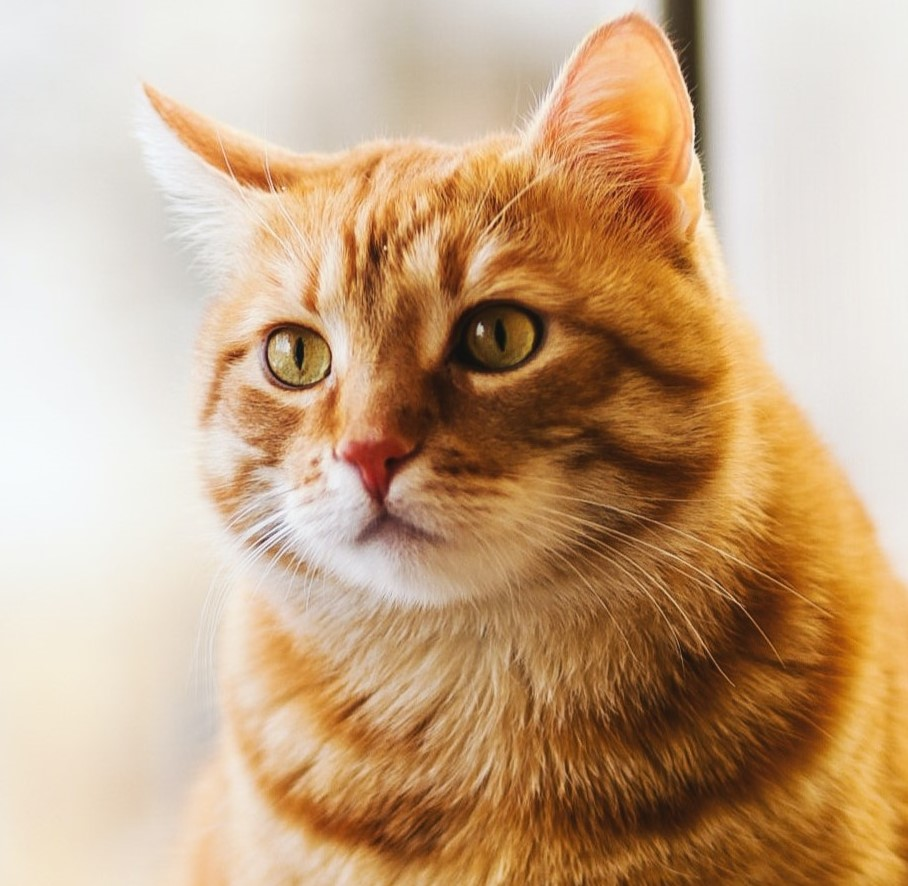
#> input picture Images/cat1.jpg, 908 x 886 px, found by its file name
$ python HistogramComputation.py
#> lines starting #> are read from the running program, lines starting #| are printed output that depends on the picture; after the words box and inside, x2 and y2 are one past the last pixel; in counts of white or black regions, pixels touching at a corner belong together
import cv2 as cv
import numpy as np
import matplotlib.pyplot as plt

my_img= cv.imread('E:\\Open CV\\Images\\cat1.jpg')
#> my_img is the input picture: shape (886, 908, 3); mean B, G, R 135.1, 167.2, 198.9
cv.imshow('Original Cat Image', my_img)


# [24 lines of commented-out code are left out]
blank = np.zeros(my_img.shape[:2], dtype='uint8') # Dimention of the mask must be same as the image
mask = cv.circle(blank.copy(), (my_img.shape[1]//2, my_img.shape[0]//2), 200, 255, -1)
cv.imshow('Mask', mask)
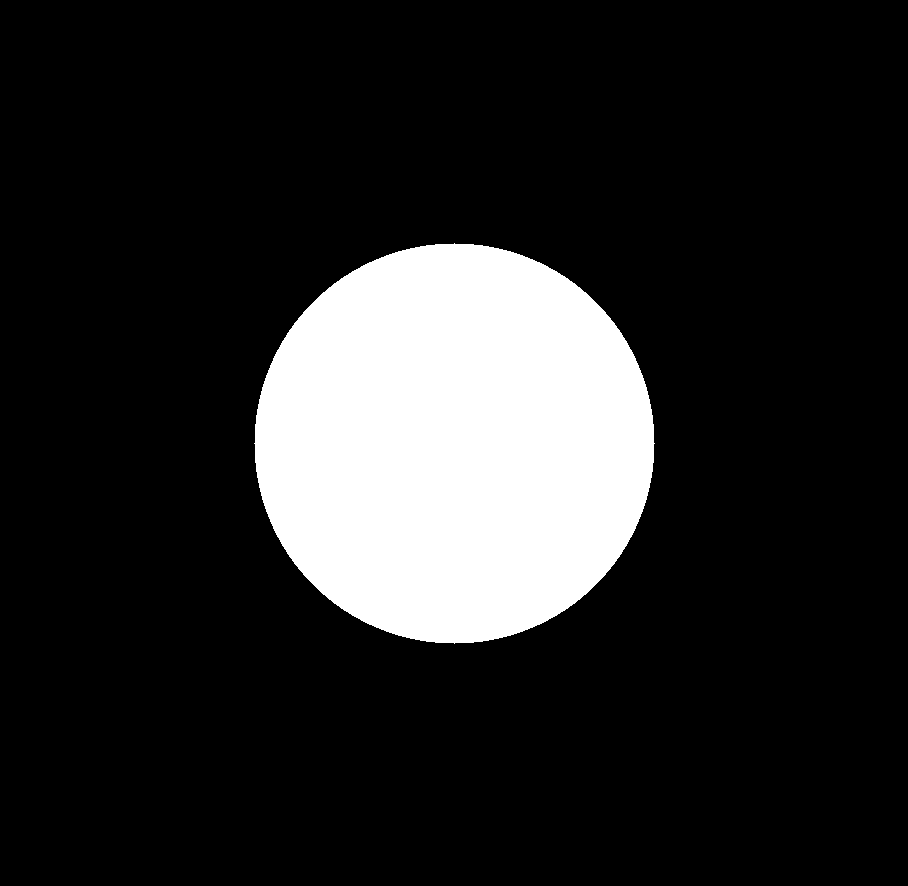
#> window 'Mask': shape (886, 908); 15.6% white; 1 white region, box (x1, y1, x2, y2) and area: (254, 243, 655, 644) 125629

masked = cv.bitwise_and(my_img, my_img, mask = mask)
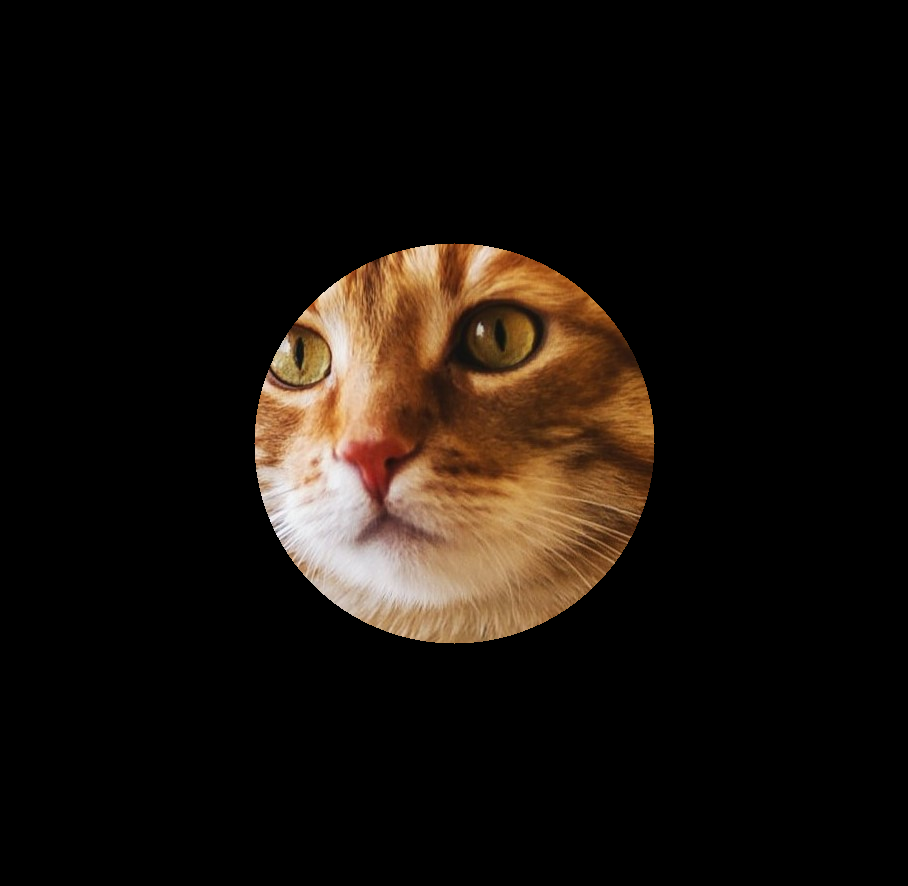
#> masked: shape (886, 908, 3); mean B, G, R 12, 17.5, 24.2
cv.imshow('Masked Image', masked)

plt.figure()
plt.title('Color Histogram')
plt.xlabel('Bins')
plt.ylabel('# of pixels')
colors = ('b', 'g', 'r')
for i, col in enumerate(colors):
    hist = cv.calcHist([my_img], [i], mask, [256], [0, 256])
    plt.plot(hist, color=col)
    plt.xlim([0, 256])
plt.show()
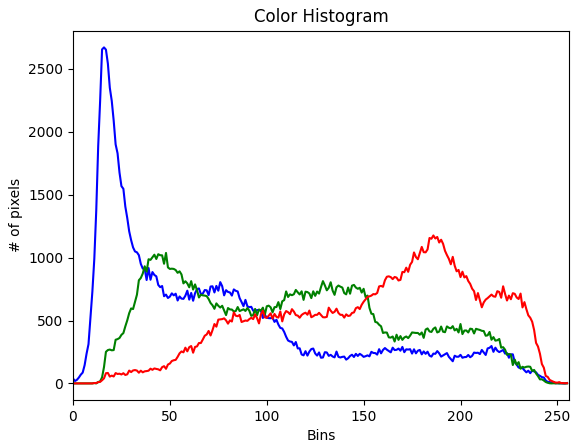
#> figure drawn by matplotlib, 1 panel; curve peaks at x = 16, y = 2671; curve peaks at x = 48, y = 1037; curve peaks at x = 186, y = 1176


cv.waitKey(0)

$ run again, with Images/cat2.jpg copied over Images/cat1.jpg
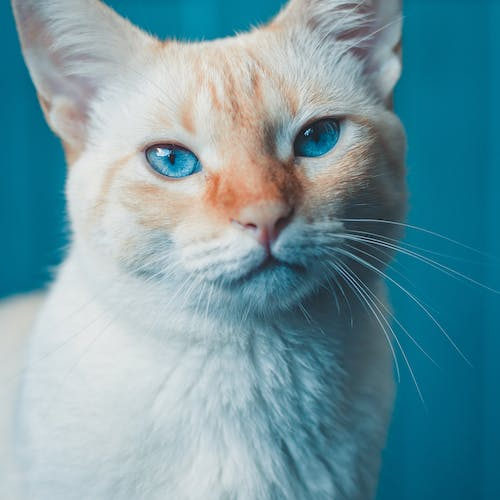
#> input picture Images/cat2.jpg, 500 x 500 px, found by its file name
#> my_img is the input picture: shape (500, 500, 3); mean B, G, R 161.8, 151.6, 112.3
#> `cv.imshow('Mask', mask)`:
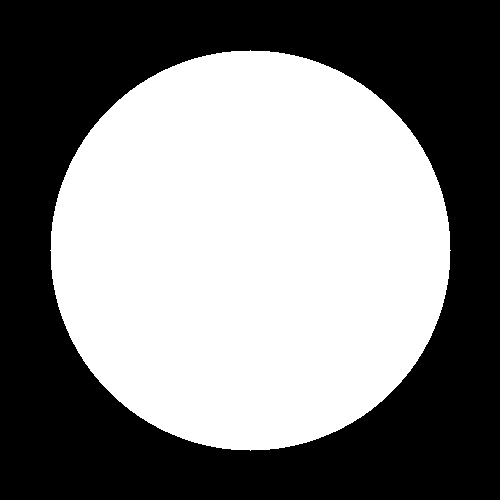
#> window 'Mask': shape (500, 500); 50.3% white; 1 black region, box (x1, y1, x2, y2) and area: (0, 0, 500, 500) 124371
#> `plt.show()`:
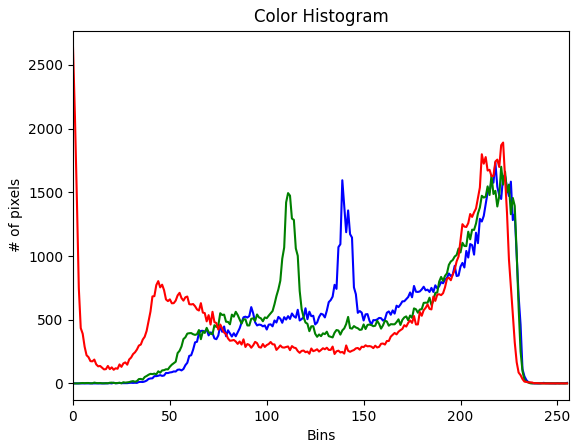
#> figure drawn by matplotlib, 1 panel; curve peaks at x = 218, y = 1734; curve peaks at x = 221, y = 1701; curve peaks at x = 0, y = 2638

$ run again, with Images/child1.jpg copied over Images/cat1.jpg
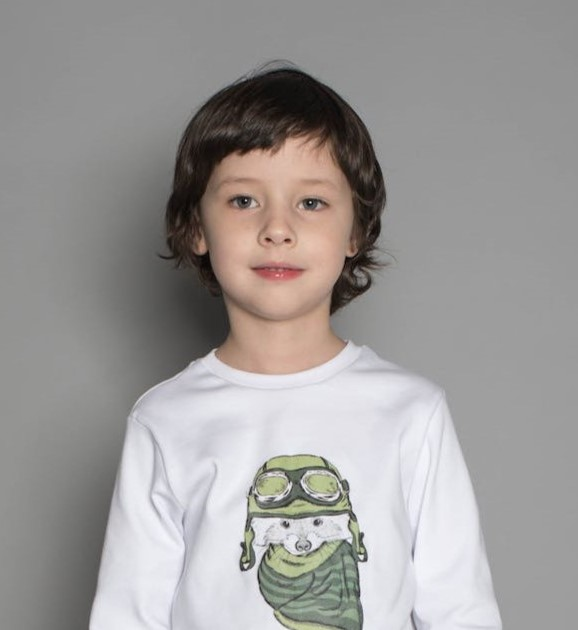
#> input picture Images/child1.jpg, 578 x 630 px, found by its file name
#> my_img is the input picture: shape (630, 578, 3); mean B, G, R 152.9, 154.3, 157.3
#> `cv.imshow('Mask', mask)`:
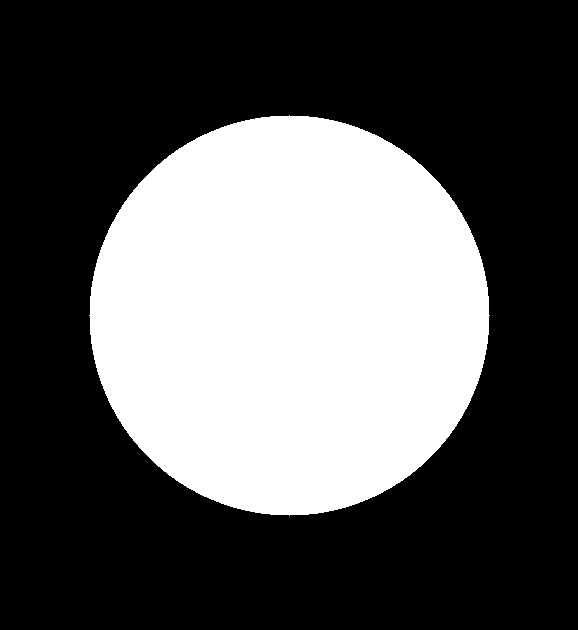
#> window 'Mask': shape (630, 578); 34.5% white; 1 white region, box (x1, y1, x2, y2) and area: (89, 115, 490, 516) 125629
#> `plt.show()`:
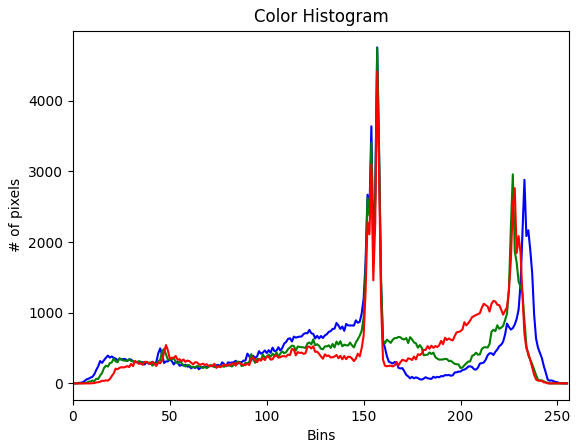
#> figure drawn by matplotlib, 1 panel; curve peaks at x = 157, y = 4753; curve peaks at x = 157, y = 4744; curve peaks at x = 157, y = 4414

$ run again, with Images/group_photo1.jpg copied over Images/cat1.jpg
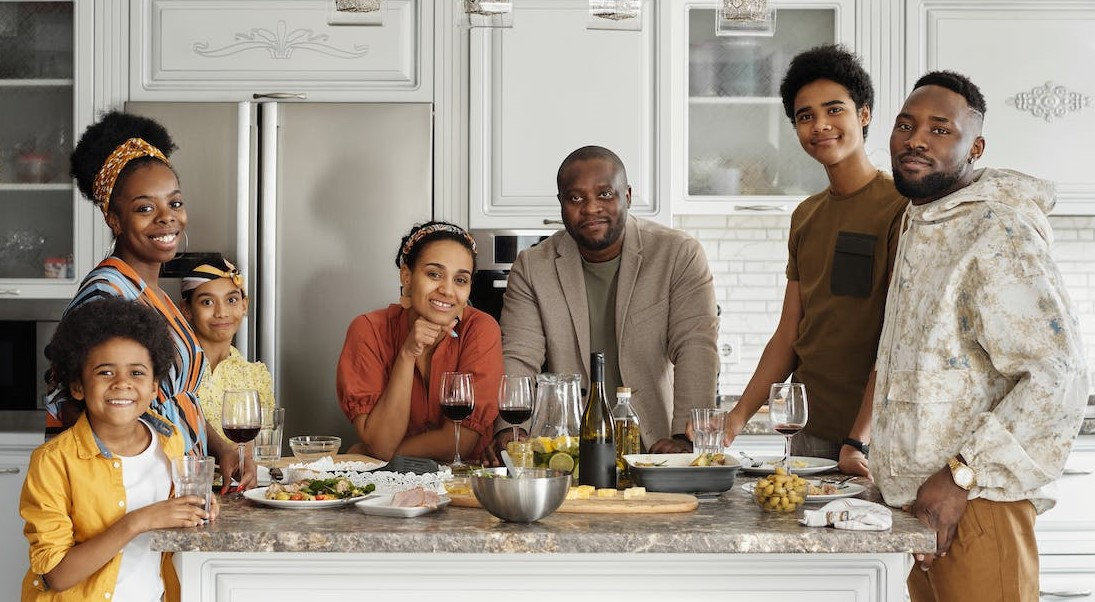
#> input picture Images/group_photo1.jpg, 1095 x 602 px, found by its file name
#> my_img is the input picture: shape (602, 1095, 3); mean B, G, R 133, 146.2, 158.5
#> `cv.imshow('Mask', mask)`:
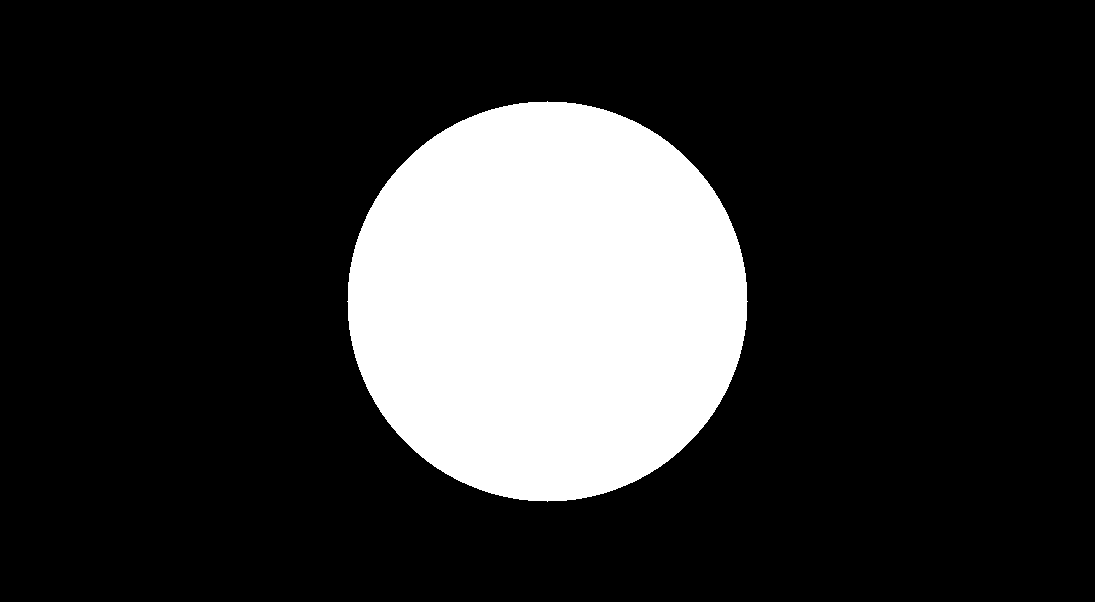
#> window 'Mask': shape (602, 1095); 19.1% white; 1 white region, box (x1, y1, x2, y2) and area: (347, 101, 748, 502) 125629
#> `plt.show()`:
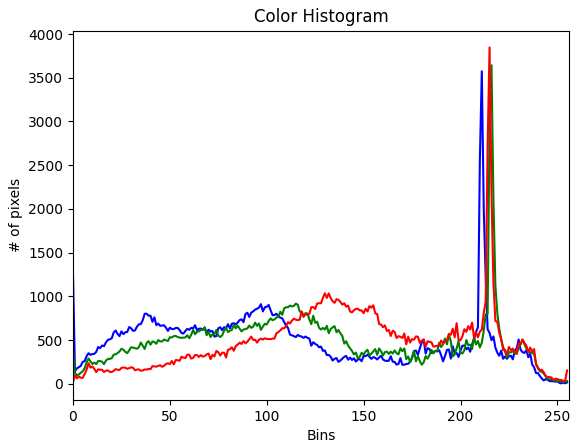
#> figure drawn by matplotlib, 1 panel; curve peaks at x = 211, y = 3574; curve peaks at x = 216, y = 3643; curve peaks at x = 215, y = 3847
